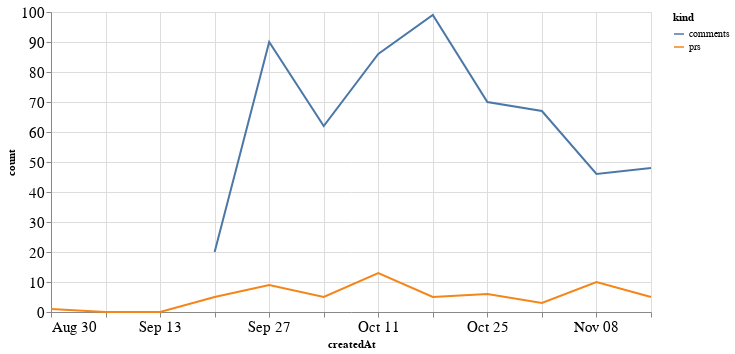

The code cell stored with this chart in its notebook:
### Code cell
alt.Chart(total_time, width=600).mark_line().encode(
    x='createdAt',
    y='count',
    color='kind'
)

### Figure 1 — Vega-Lite specification as saved in the notebook (floating-point values rounded to 4 significant figures)
{"config": {"axisLeft": {"labelFontSize": 15}, "axisBottom": {"labelFontSize": 15}}, "data": {"name": "data-35e40973c4cac9cd18eaf9f9deaea1c2"}, "mark": "line", "encoding": {"color": {"type": "nominal", "field": "kind"}, "x": {"type": "temporal", "field": "createdAt"}, "y": {"type": "quantitative", "field": "count"}}, "width": 600, "$schema": "https://vega.github.io/schema/vega-lite/v4.8.1.json", "datasets": {"data-35e40973c4cac9cd18eaf9f9deaea1c2": [{"createdAt": "2020-08-30T00:00:00", "kind": "prs", "count": 1.0}, {"createdAt": "2020-09-06T00:00:00", "kind": "prs", "count": 0.0}, {"createdAt": "2020-09-13T00:00:00", "kind": "prs", "count": 0.0}, {"createdAt": "2020-09-20T00:00:00", "kind": "prs", "count": 5.0}, {"createdAt": "2020-09-27T00:00:00", "kind": "prs", "count": 9.0}, {"createdAt": "2020-10-04T00:00:00", "kind": "prs", "count": 5.0}, {"createdAt": "2020-10-11T00:00:00", "kind": "prs", "count": 13.0}, {"createdAt": "2020-10-18T00:00:00", "kind": "prs", "count": 5.0}, {"createdAt": "2020-10-25T00:00:00", "kind": "prs", "count": 6.0}, {"createdAt": "2020-11-01T00:00:00", "kind": "prs", "count": 3.0}, {"createdAt": "2020-11-08T00:00:00", "kind": "prs", "count": 10.0}, {"createdAt": "2020-11-15T00:00:00", "kind": "prs", "count": 5.0}, {"createdAt": "2020-08-30T00:00:00", "kind": "comments", "count": null}, {"createdAt": "2020-09-06T00:00:00", "kind": "comments", "count": null}, {"createdAt": "2020-09-13T00:00:00", "kind": "comments", "count": null}, {"createdAt": "2020-09-20T00:00:00", "kind": "comments", "count": 20.0}, {"createdAt": "2020-09-27T00:00:00", "kind": "comments", "count": 90.0}, {"createdAt": "2020-10-04T00:00:00", "kind": "comments", "count": 62.0}, {"createdAt": "2020-10-11T00:00:00", "kind": "comments", "count": 86.0}, {"createdAt": "2020-10-18T00:00:00", "kind": "comments", "count": 99.0}, {"createdAt": "2020-10-25T00:00:00", "kind": "comments", "count": 70.0}, {"createdAt": "2020-11-01T00:00:00", "kind": "comments", "count": 67.0}, {"createdAt": "2020-11-08T00:00:00", "kind": "comments", "count": 46.0}, {"createdAt": "2020-11-15T00:00:00", "kind": "comments", "count": 48.0}]}}
